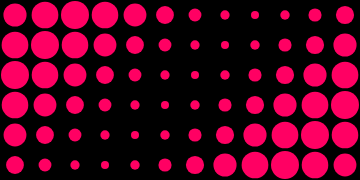
Frame 1 (no input)
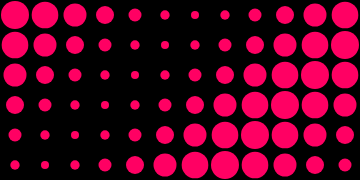
Frame 60 (no input)
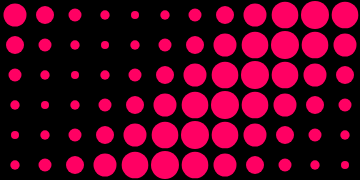
Frame 120 (the mouse pressed at the canvas centre since frame 60)

The p5.js sketch that drew these frames (run headless with seeded random() and noise() and a simulated clock; from frame 60 on, the mouse is pressed at the canvas centre):

// p5.js sketch
// ── sketch.js
function setup() {
  createCanvas(360, 180);
  ellipseMode(RADIUS);
  angleMode(DEGREES);
  
  circs = [];
  let gap = 30
  for(let x = gap/2; x<width; x+= gap)
  for(let y = gap/2; y<height; y+= gap){
    circs.push(new Circ(x,y));
  }
  
 
}

function draw() {
  background(0);
  stroke(255,0,99);
  fill(255,0,99);
  noStroke();
  strokeWeight(2);
  
  for(let c of circs){
    c.paint();     
  }
}
// ── circ.js
class Circ{
  constructor(x,y){
    this.x = x;
    this.y = y;
  }
  
  paint(){
    let s = sin(frameCount+this.x+this.y);
    let r = map(s,-1,1,4,14);
   
   
    circle(this.x,this.y,r)
  }
}
